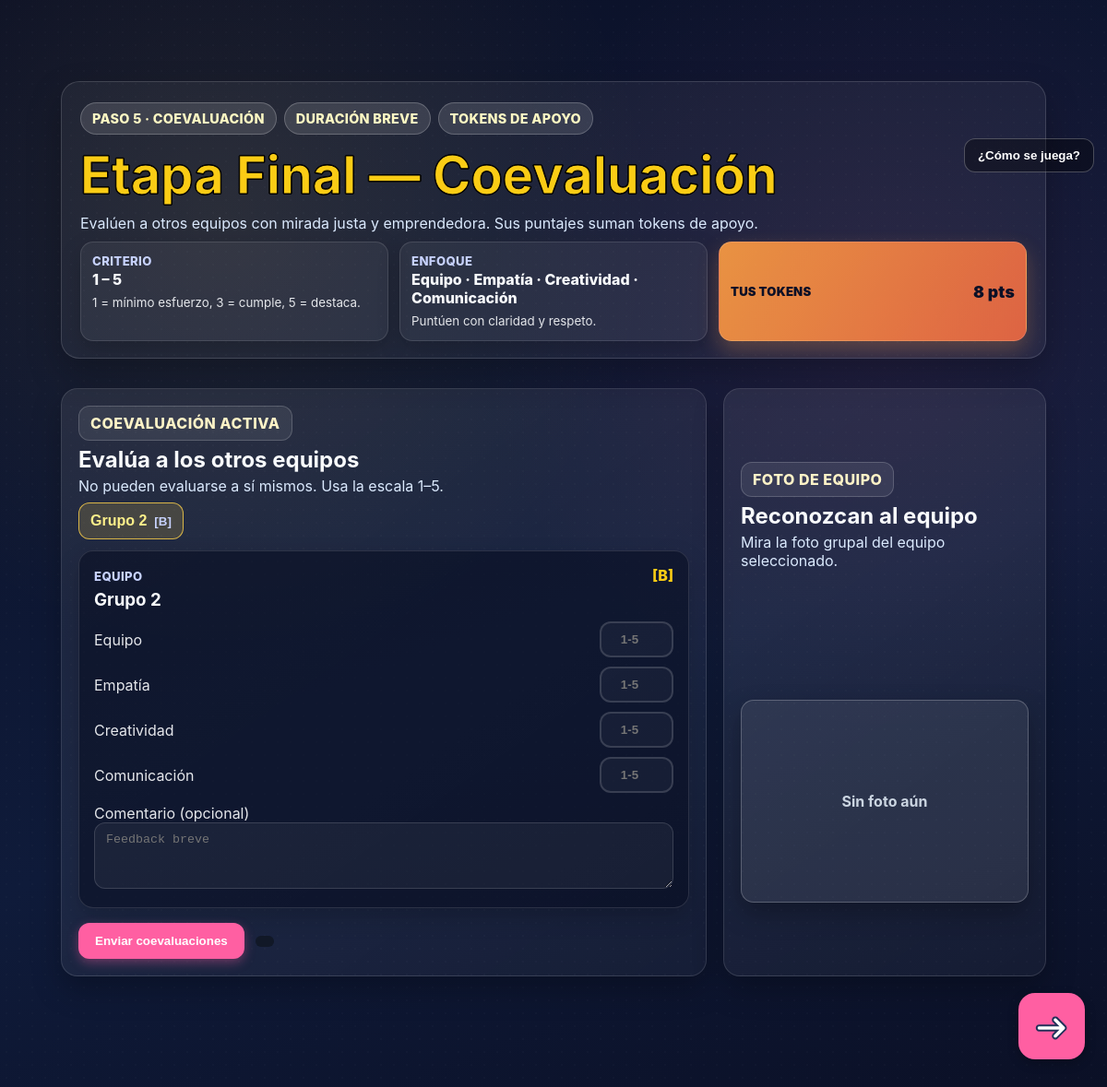
Page /etapa-final/ (signed in) on the earlier database version.
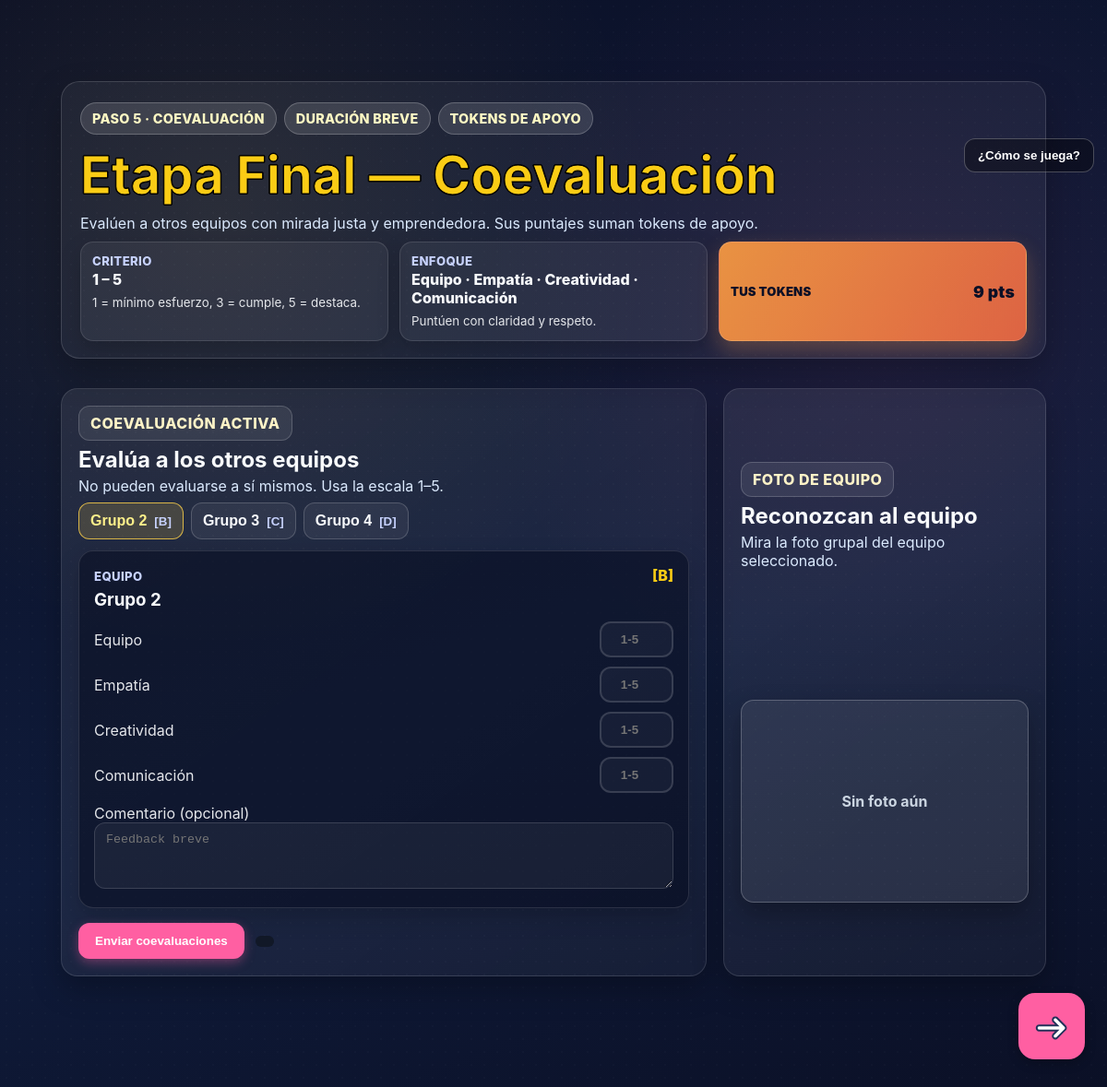
Same page on the later database version.
### etapasJuego/models.py (models this page shows, shortened)
class Team(models.Model):
    nombre = models.CharField(max_length=100)
    sesion = models.ForeignKey(GameSession, on_delete=models.CASCADE, related_name="equipos")
    codigo_grupo = models.CharField(max_length=1)
    tokens_empatia = models.PositiveIntegerField(default=0)
    tokens_creatividad = models.PositiveIntegerField(default=0)
    tokens_evaluacion = models.PositiveIntegerField(default=0)
    tokens_totales = models.PositiveIntegerField(default=0)
    tablet = models.OneToOneField(
        "Tablet",
        related_name="team",
        on_delete=models.SET_NULL,
        null=True,
        blank=True,
    )

### etapaFinal/views.py (the view)
# urls.py: path("", views.coevaluacion_home, name="home"),
def coevaluacion_home(request):
    sesion, team = get_or_create_team_for_request(request)
    equipos_a_evaluar = (
        Team.objects.filter(sesion=sesion)
        .exclude(id=team.id)
        .select_related("proyecto")
    )
    project = getattr(team, "proyecto", None)
    return render(
        request,
        "etapaFinal/index.html",
        {
            "sesion": sesion,
            "team_actual": team,
            "equipos_a_evaluar": equipos_a_evaluar,
            "project": project,
        },
    )

### etapasJuego/context.py (called while the page is built, shortened)
def get_current_gamesession() -> GameSession | None:
    sesion = GameSession.objects.order_by("-id").first()
    if sesion is not None:
        return sesion

def get_or_create_team_for_request(request) -> tuple[GameSession, Team]:
    if not request.session.session_key:
        request.session.create()
    session_key = request.session.session_key
    tablet_id = request.session.get("tablet_id")
    team_id = request.session.get("team_id")
    if tablet_id:
        tablet = Tablet.objects.filter(id=tablet_id).select_related("sesion").first()
    sesion = get_current_gamesession()
    team = None
    if team_id:
        team = Team.objects.filter(id=team_id, sesion=sesion).first()
    if team is None:
        team, _ = Team.objects.get_or_create(
            sesion=sesion,
            codigo_grupo="A",  # valor placeholder legacy
            defaults={
                "nombre": f"Equipo {session_key[:5]}",
            },
        )
        request.session["team_id"] = team.id
        request.session.modified = True
    return sesion, team

### etapaFinal/templates/etapaFinal/index.html (shortened to what the changed rows need)
{% load static %}
<!doctype html>
<html lang="es">
<head>
  <link rel="stylesheet" href="{% static 'etapaFinal/css/etapaFinal.css' %}">
</head>
<body class="theme-login">
  <div class="ws-container">
    <header class="ef-hero">
      <h1 class="ef-hero-title">Etapa Final — Coevaluación</h1>
      <div class="ef-meta-grid">
        {% if team_actual %}
        <div class="ef-token-counter ef-meta-token" aria-live="polite">
          <span class="ef-token-label">Tus tokens</span>
          <span class="ef-token-value">{{ team_actual.tokens_totales|default:0 }} pts</span>
        </div>
        {% endif %}
      </div>
    </header>
    <section class="ef-layout">
      <form id="ef-form" class="ef-panel" data-save-url="{% url 'etapaFinal:save_coevaluacion' %}">
        <div class="ef-panel-head">
          <div>
            <h2>Evalúa a los otros equipos</h2>
          </div>
        </div>
        {% if equipos_a_evaluar %}
          <div class="ef-team-selector" role="tablist" aria-label="Equipos para coevaluar">
            {% for equipo in equipos_a_evaluar %}
              <button
                type="button"
                class="ef-team-btn {% if forloop.first %}is-active{% endif %}"
                data-equipo-id="{{ equipo.id }}"
                data-foto-url="{% if equipo.proyecto and equipo.proyecto.foto_grupal %}{{ equipo.proyecto.foto_grupal.url }}{% endif %}"
                aria-selected="{% if forloop.first %}true{% else %}false{% endif %}"
              >
                <span class="ef-team-name">{{ equipo.nombre }}</span>
                <span class="ef-team-code">[{{ equipo.codigo_grupo }}]</span>
              </button>
            {% endfor %}
          </div>
          <div class="ef-eval-stack">
            {% for equipo in equipos_a_evaluar %}
              <article
                class="ef-eval-card {% if not forloop.first %}is-hidden{% endif %}"
                data-equipo-id="{{ equipo.id }}"
                data-foto-url="{% if equipo.proyecto and equipo.proyecto.foto_grupal %}{{ equipo.proyecto.foto_grupal.url }}{% endif %}"
              >
                <header class="ef-eval-header">
                  <div class="ef-eval-meta">
                    <p class="ef-card-tag">Equipo</p>
                    <h3 class="ef-card-title">{{ equipo.nombre }}</h3>
                  </div>
                  <div class="ef-eval-code">[{{ equipo.codigo_grupo }}]</div>
                </header>
                <div class="ef-eval-body">
                  <div class="ef-score-row">
                    <label class="ef-label">Equipo</label>
                    <input type="number" min="1" max="5" class="ef-score" data-field="puntaje_equipo" placeholder="1-5" required>
                  </div>
                  <div class="ef-score-row">
                    <label class="ef-label">Empatía</label>
                    <input type="number" min="1" max="5" class="ef-score" data-field="puntaje_empatia" placeholder="1-5" required>
                  </div>
                  <div class="ef-score-row">
                    <label class="ef-label">Creatividad</label>
                    <input type="number" min="1" max="5" class="ef-score" data-field="puntaje_creatividad" placeholder="1-5" required>
                  </div>
                  <div class="ef-score-row">
                    <label class="ef-label">Comunicación</label>
                    <input type="number" min="1" max="5" class="ef-score" data-field="puntaje_comunicacion" placeholder="1-5" required>
                  </div>
                </div>
                <div class="ef-eval-footer">
                  <label class="ef-field">
                    <span class="ef-label">Comentario (opcional)</span>
                    <textarea class="ef-comment" data-field="comentario" rows="2" placeholder="Feedback breve"></textarea>
                  </label>
                </div>
              </article>
            {% endfor %}
          </div>
        {% else %}
          <p class="ws-empty">No hay otros equipos para evaluar en esta sesión.</p>
        {% endif %}
      </form>
      <aside class="ef-panel ef-photo-panel">
        <div class="ef-panel-head">
          <div>
            <h2>Reconozcan al equipo</h2>
          </div>
        </div>
      </aside>
    </section>
  </div>
</body>
</html>

Differences in the rows shown:
removed Team: tokens_totales "8"
added Team: tokens_totales "9"
added Team: nombre "Grupo 3", codigo_grupo "C", shown under "Evalúa a los otros equipos"
added Team: nombre "Grupo 4", codigo_grupo "D", shown under "Evalúa a los otros equipos"
